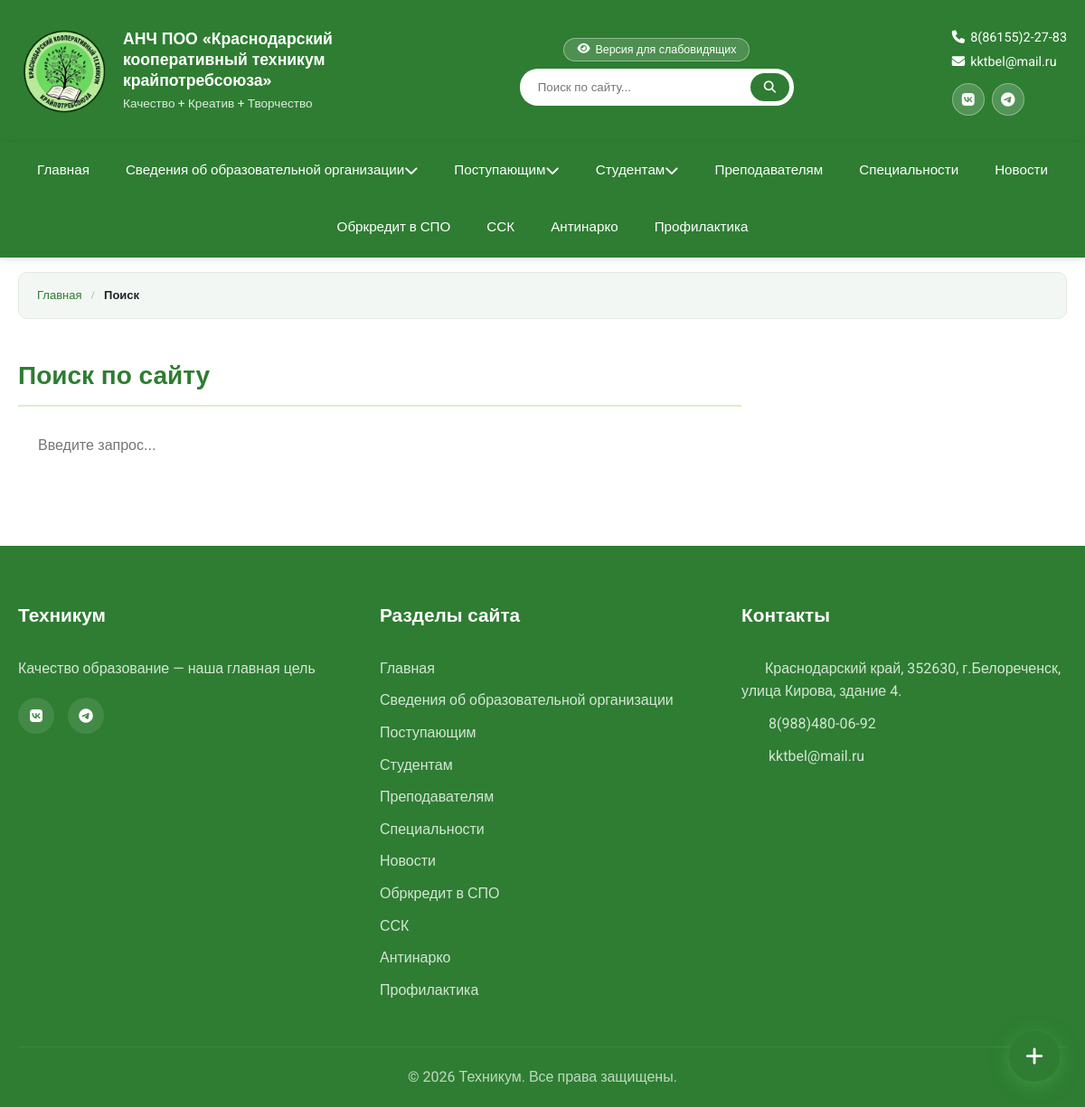
The app's page /search/ with its own data.
### cms/models.py (models this page shows, shortened)
class HomePage(models.Model):
    site_name = models.CharField(
        'Название техникума',
        max_length=300,
        default='АНЧ ПОО «Краснодарский кооперативный техникум крайпотребсоюза»',
    )
    site_tagline = models.CharField('Слоган', max_length=200, default='Качество + Креатив + Творчество', blank=True)
    site_phone = models.CharField('Телефон', max_length=50, default='8(86155)2-27-83', blank=True)
    site_email = models.EmailField('Email', default='kktbel@mail.ru', blank=True)
    site_vk = models.URLField('ВКонтакте', default='https://vk.com/belkkt', blank=True)
    site_telegram = models.URLField('Telegram', default='https://t.me/belkkt', blank=True)
    welcome_title = models.CharField('Заголовок приветствия', max_length=200, default='Добро пожаловать!')
    welcome_text = models.TextField('Текст приветствия', blank=True)
    director_name = models.CharField('Имя директора', max_length=200, blank=True)
    director_position = models.CharField('Должность директора', max_length=200, blank=True)
    director_image = models.ImageField('Фото директора', upload_to='homepage/', blank=True)
    director_message = models.TextField('Обращение директора', blank=True)
    slider_title = models.CharField('Заголовок слайдера', max_length=200, default='Добро пожаловать в наш техникум!')
    slider_text = models.TextField('Текст слайдера', default='Мы готовим специалистов с 1944 года')
    slider_image = models.ImageField('Изображение слайдера', upload_to='homepage/', blank=True)
    bento_title = models.CharField('Заголовок быстрых ссылок', max_length=200, default='Быстрые ссылки')
    specialties_label = models.CharField('Подпись блока специальностей', max_length=100, default='Образование', blank=True)
    specialties_title = models.CharField(
        'Заголовок специальностей',
        max_length=300,
        default='Мы обучаем востребованным специальностям',
    )
    specialties_text = models.TextField(
        'Текст специальностей',
        blank=True,
        default='Среднее профессиональное образование по очной форме. Поступление после 9 и 11 классов.',
    )
    specialties_image = models.ImageField('Фото блока специальностей', upload_to='homepage/', blank=True)
    specialties_count = models.CharField('Число специальностей', max_length=10, default='7', blank=True)
    specialties_list = models.TextField(
        'Список специальностей (каждая с новой строки: иконка|название|код)',
        blank=True,
        help_text='Пример: fa-plane|Туризм и гостеприимство|43.02.16',
    )
    hotline_text = models.TextField('Текст телефона доверия', blank=True)
    vov_text = models.CharField('Текст блока ВОВ', max_length=300, blank=True, default='Победа в Великой Отечественной войне 1941-1945')
    vov_image = models.ImageField('Изображение ВОВ', upload_to='homepage/', blank=True)
    contacts_title = models.CharField('Заголовок контактов', max_length=200, default='Контакты')
    contacts_address = models.CharField('Адрес', max_length=300, blank=True)
    contacts_phone = models.CharField('Телефон контактов', max_length=100, blank=True)
    contacts_phone2 = models.CharField('Доп. телефон', max_length=100, blank=True)
    contacts_email = models.EmailField('Email контактов', blank=True)
    contacts_hours = models.CharField('Режим работы', max_length=200, blank=True)
    contacts_map_url = models.URLField('Ссылка на карту (iframe)', blank=True)
    footer_tagline = models.CharField(
        'Текст в подвале',
        max_length=300,
        default='Качество образование — наша главная цель',
        blank=True,
    )
    footer_copyright = models.CharField(
        'Копирайт',
        max_length=300,
        default='© 2026 Техникум. Все права защищены.',
        blank=True,
    )
    updated_at = models.DateTimeField('Обновлено', auto_now=True)
    class Meta:
        verbose_name = 'Главная страница'
        verbose_name_plural = 'Главная страница'
    @classmethod
    def load(cls):
        obj, created = cls.objects.get_or_create(pk=1)
        return obj

class MenuItem(MPTTModel):
    title = models.CharField('Название', max_length=200)
    slug = models.SlugField('URL', max_length=200, unique=True, blank=True)
    parent = TreeForeignKey(
        'self',
        on_delete=models.CASCADE,
        null=True,
        blank=True,
        related_name='children',
        verbose_name='Родительский пункт'
    )
    page = models.OneToOneField(
        'Page',
        on_delete=models.SET_NULL,
        null=True,
        blank=True,
        related_name='menu_item',
        verbose_name='Связанная страница'
    )
    order = models.IntegerField('Порядок', default=0)
    is_active = models.BooleanField('Активен', default=True)
    created_at = models.DateTimeField('Создано', auto_now_add=True)
    updated_at = models.DateTimeField('Обновлено', auto_now=True)
    class MPTTMeta:
        order_insertion_by = ['order']
    class Meta:
        verbose_name = 'Пункт меню'
        verbose_name_plural = 'Навигационное меню'
        ordering = ['order', 'title']
    def get_absolute_url(self):
        children = self.get_children().filter(is_active=True).order_by('order', 'title')
        for child in children:
            if child.page_id:
                return child.page.get_absolute_url()
            if child.slug:
                return self._url_for_slug(child.slug)
        if self.page_id:
            return self.page.get_absolute_url()
        if self.slug:
            return self._url_for_slug(self.slug)
        return '#'
    @staticmethod
    def _url_for_slug(slug):
        if slug in ('news', 'novosti', 'novosti-test'):
            return '/news/'
        return f'/page/{slug}/'
    def get_active_children(self):
        return self.get_children().filter(is_active=True).order_by('order', 'title')

### cms/views.py (the view, shortened to what this page needs)
# urls.py: path('search/', views.search, name='search'),
def search(request):
    from .search_utils import search_pages, search_documents, search_news
    query = request.GET.get('q', '').strip()
    pages = []
    documents = []
    news_results = []
    context = {
        'query': query,
        'pages': pages,
        'documents': documents,
        'news_results': news_results,
        'total': len(list(pages)) + len(list(documents)) + len(list(news_results)),
    }
    return render(request, 'cms/search.html', context)

### templates/cms/search.html (shortened to what this page needs)
{% extends 'cms/base.html' %}
{% load static %}
{% block content %}
<main>
<div class="container">
  <nav class="breadcrumbs" aria-label="Навигация по разделам">
    <a href="{% url 'cms:index' %}">Главная</a>
    <span class="crumb-sep" aria-hidden="true">/</span>
    <span class="crumb-current">Поиск</span>
  </nav>
  <div class="search-page">
    <h1 class="page-title">Поиск по сайту</h1>
    <form class="search-page__form" action="{% url 'cms:search' %}" method="get">
      <input type="text" name="q" value="{{ query }}" placeholder="Введите запрос..." autofocus>
      <button type="submit"><i class="fas fa-search"></i> Найти</button>
    </form>
  </div>
</div>
</main>
{% endblock %}

### templates/cms/base.html (shortened to what this page needs)
<!DOCTYPE html>
<html lang="ru">
<head>
    <link rel="stylesheet" href="https://cdnjs.cloudflare.com/ajax/libs/font-awesome/6.4.0/css/all.min.css">
    {% load static %}
    <link rel="stylesheet" href="{% static 'style.css' %}">
    <link rel="stylesheet" href="{% static 'media-styles.css' %}">
    <link rel="stylesheet" href="{% static 'css/responsive.css' %}">
</head>
<body>
<header class="header">
    <div class="container">
        <div class="header-inner">
            <div class="logo">
                <img src="{% static 'img/logo.png' %}" alt="Логотип техникума" class="logo-img">
                <div class="logo-text">
                    <h1>{{ site_settings.site_name }}</h1>
                    {% if site_settings.site_tagline %}<p>{{ site_settings.site_tagline }}</p>{% endif %}
                </div>
            </div>
            <div class="header-center">
                <button id="accessibilityToggle" class="accessibility-btn">
                    <i class="fas fa-eye"></i> Версия для слабовидящих
                </button>
                <form class="search-box" action="{% url 'cms:search' %}" method="get">
                    <input type="text" name="q" placeholder="Поиск по сайту...">
                    <button type="submit"><i class="fas fa-search"></i></button>
                </form>
            </div>
            <div class="header-contacts">
                {% if site_settings.site_phone %}<p><i class="fas fa-phone"></i> {{ site_settings.site_phone }}</p>{% endif %}
                {% if site_settings.site_email %}<p><i class="fas fa-envelope"></i> {{ site_settings.site_email }}</p>{% endif %}
                <div class="header-social">
                    {% if site_settings.site_vk %}
                    <a href="{{ site_settings.site_vk }}" target="_blank" rel="noopener" title="ВКонтакте" class="header-social-btn">
                        <i class="fab fa-vk"></i>
                    </a>
                    {% endif %}
                    {% if site_settings.site_telegram %}
                    <a href="{{ site_settings.site_telegram }}" target="_blank" rel="noopener" title="Telegram" class="header-social-btn">
                        <i class="fab fa-telegram"></i>
                    </a>
                    {% endif %}
                </div>
            </div>
        </div>
    </div>
</header>
<nav class="main-nav">
    <div class="container">
        <ul class="nav-list" id="navList">
            <li class="nav-item"><a href="/" class="nav-link {% if request.path == '/' %}active{% endif %}">Главная</a></li>
            {% for item in menu_items %}
            {% with children=item.get_active_children %}
            <li class="nav-item{% if children %} dropdown{% endif %}">
                <a href="{{ item.get_absolute_url }}"
                   class="nav-link {% if request.path == item.get_absolute_url %}active{% endif %}">
                    {{ item.title }}
                    {% if children %}<i class="fas fa-chevron-down" aria-hidden="true"></i>{% endif %}
                </a>
            </li>
            {% endwith %}
            {% endfor %}
        </ul>
    </div>
</nav>
{% block content %}{% endblock %}
<footer class="footer">
    <div class="container">
        <div class="footer-content">
            <div class="footer-section">
                <h3>Техникум</h3>
                <p>{{ site_settings.footer_tagline|default:"Качество образование — наша главная цель" }}</p>
                <div class="social-links">
                    {% if site_settings.site_vk %}<a href="{{ site_settings.site_vk }}"><i class="fab fa-vk"></i></a>{% endif %}
                    {% if site_settings.site_telegram %}<a href="{{ site_settings.site_telegram }}"><i class="fab fa-telegram"></i></a>{% endif %}
                </div>
            </div>
            <div class="footer-section">
                <h3>Разделы сайта</h3>
                <ul>
                    <li><a href="{% url 'cms:index' %}">Главная</a></li>
                    {% for item in menu_items %}
                    <li><a href="{{ item.get_absolute_url }}">{{ item.title }}</a></li>
                    {% endfor %}
                </ul>
            </div>
            <div class="footer-section">
                <h3>Контакты</h3>
                <ul>
                    {% if site_settings.contacts_address %}<li><i class="fas fa-map-marker-alt"></i> {{ site_settings.contacts_address }}</li>{% endif %}
                    {% if site_settings.contacts_phone %}<li><i class="fas fa-phone"></i> {{ site_settings.contacts_phone }}</li>{% endif %}
                    {% if site_settings.contacts_email %}<li><i class="fas fa-envelope"></i> {{ site_settings.contacts_email }}</li>{% endif %}
                </ul>
            </div>
        </div>
        <div class="footer-bottom">
            <p>{{ site_settings.footer_copyright|default:"© 2026 Техникум. Все права защищены." }}</p>
        </div>
    </div>
</footer>
<div class="float-widget">
    <button class="float-toggle" id="floatToggle" title="Связаться с нами">
        <i class="fas fa-plus"></i>
    </button>
</div>
</body>
</html>

### records on screen
HomePage: site_name "АНЧ ПОО «Краснодарский кооперативный техникум крайпотребсоюза»", site_tagline "Качество + Креатив + Творчество", site_phone "8(86155)2-27-83", site_email "kktbel@mail.ru", footer_tagline "Качество образование — наша главная цель", contacts_address "Краснодарский край, 352630, г.Белореченск, улица Кирова, здание 4.", contacts_phone "8(988)480-06-92", contacts_email "kktbel@mail.ru", footer_copyright "© 2026 Техникум. Все права защищены."
MenuItem: title "Сведения об образовательной организации"
MenuItem: title "Поступающим"
MenuItem: title "Студентам"
MenuItem: title "Преподавателям"
MenuItem: title "Специальности"
MenuItem: title "Новости"
MenuItem: title "Обркредит в СПО"
MenuItem: title "ССК"
MenuItem: title "Антинарко"
MenuItem: title "Профилактика"
